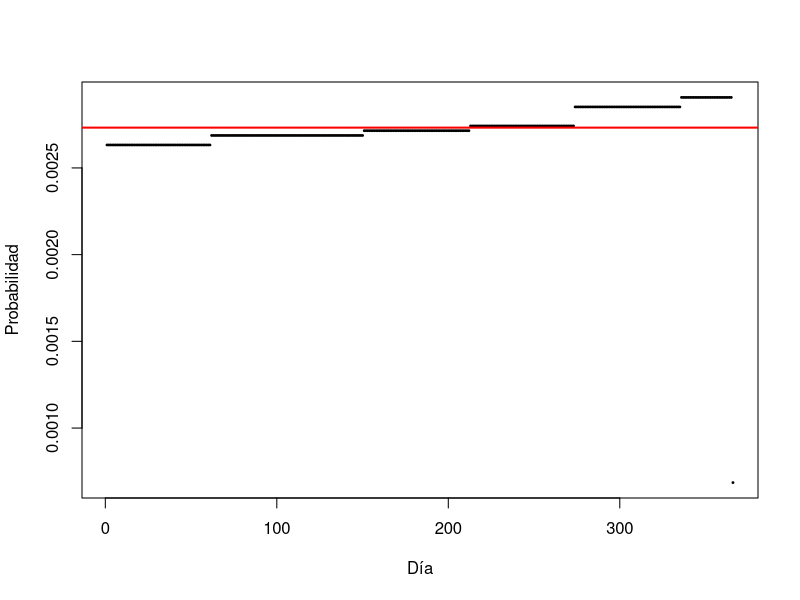
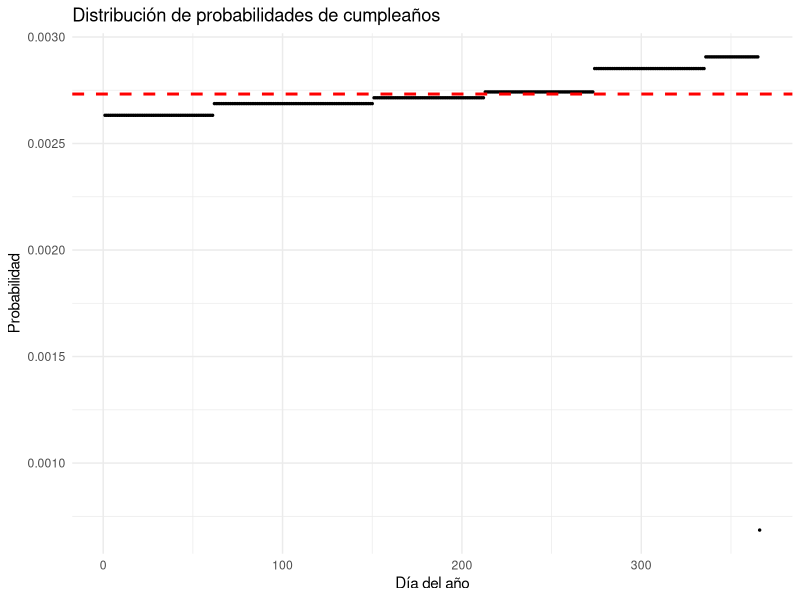

Recreate these plots in R, in order. (Note: this script raises an error after producing the figures.)
install.packages("tidyr")
library(ggplot2)
library(tidyr)

# Vector de Frecuencias Relativas de nacimientos por días del año.
p = c(rep(96, 61), 
      rep(98, 89), 
      rep(99, 62),
      rep(100, 61), 
      rep(104, 62), 
      rep(106, 30), 
      25) # Este 25 corresponde al 29/2 que sólo se da en años bisiestos.



## Ejercicio 6-1 ##

# Cantidad de elementos en p 
length(p);

# Frecuencia Relativa de un día en caso de su distribución sea uniforme
1/366;

# Distintas probabilidades posibles para la selección de día
unique(p / sum(p));

# Gráfico de las probabilidad de cada día
plot(1:366, p/sum(p), type = 'p', xlab = 'Día',
     ylab = 'Probabilidad', cex = .25, pch = 19)
abline(h = 1/366, lwd = 2, col ='red')


# Versión mejorada del gráfico
df <- data.frame(
  dia = 1:366,
  prob = p / sum(p)
)

ggplot(df, aes(x = dia, y = prob)) +
  geom_point(size = 0.5) +
  geom_hline(yintercept = 1/366, color = "red", linetype = "dashed", size = 1) +
  labs(title = "Distribución de probabilidades de cumpleaños",
       x = "Día del año",
       y = "Probabilidad") +
  theme_minimal()



## Ejercicio 6-2 ## 

#set.seed(1237)       
N = 100000; n = 25                                  # Nro de repeticiones; n° personas en la habitación
coincidencias = coincidencias_p = numeric(N)        # Inicialización del vector "X: n° de coincidencias" para almacenar los resultados.


# Bucle con las N repeticiones de simulación
for (i in 1:N) 
{
  # Muestras del dia de cumpleaños de 25 personas
  sample_p = sample(x = 1:366, size = 25, repl = TRUE, prob =  p)   # Distribución no uniforme
  sample = sample(x = 1:366, size = 25, repl = TRUE)                # Distribución uniforme
  
  # Cáculo del Nro de coincidencias para ambos casos
  coincidencias_p[i] = n - length(unique(sample_p))
  coincidencias[i] = n - length(unique(sample)) 
  
}

# Proporción de simulaciones sin coincidencias de cumpleaños
mean(coincidencias_p == 0)
mean(coincidencias == 0)


probabilidad = 1 - mean(coincidencias_ == 0)
raiz = sqrt(probabilidad * (1 - probabilidad) / N)
v = c(-1.96, 1.96)

probabilidad + v * raiz

probabilidad_p = 1 - mean(coincidencias_p == 0)
raiz_p = sqrt(probabilidad_p * (1 - probabilidad_p) / N)

probabilidad_p + v * raiz_p

# Valor esperado del número de coincidencias de cumpleaños
mean(coincidencias_p)
mean(coincidencias)

probabilidad = 1 - mean(coincidencias_p == 0)

v = c(-1.96, 1.96)

raiz = sqrt(probabilidad * (1 - probabilidad) / N)
probabilidad + 1.96 * raiz
probabilidad - 1.96 * raiz
# p +- 1.96 sqrt(p*(1-p)/N)



# Frecuencias absolutas

# Creamos un dataset para mostrar las distintas frecuencias en ambas distribuciones
df_frec <- as.data.frame(table(coincidencias))
df_frec_p <- as.data.frame(table(coincidencias_p))

colnames(df_frec) <- c("Coincidencias", "Uniforme")
colnames(df_frec_p) <- c("Coincidencias", "No_Uniforme")

frecuencias <- merge(df_frec, df_frec_p, by = "Coincidencias", all = TRUE)

frecuencias$Coincidencias <- as.integer(as.character(frecuencias$Coincidencias))
frecuencias[is.na(frecuencias)] <- 0


# Convertir a formato largo para graficar
frecuencias_largas <- pivot_longer(frecuencias,
                                   cols = c("Uniforme", "No_Uniforme"),
                                   names_to = "Distribucion",
                                   values_to = "Frecuencia")

# Grafico de barras
ggplot(frecuencias_largas, aes(x = factor(Coincidencias), y = Frecuencia, fill = Distribucion)) +
  geom_bar(stat = "identity", position = "dodge") +
  labs(title = "Frecuencias de la cantidad de coincidencias de cumpleaños",
       x = "Número de coincidencias",
       y = "Frecuencia",
       fill = "Distribución") +
  scale_fill_manual(values = c("Uniforme" = "skyblue", "No_Uniforme" = "salmon")) +
  theme_minimal()



### Anexo ###

# Varío el vector p con otra Frecuencia Relativa, a fin de probar otro caso sesgado
p_sesgo = c(rep(9,91), rep(1,275))
coincidencias_sesgo = numeric(N)
p_sesgo

for (i in 1:N)
{
  sample_sesgo = sample(x = 1:366, size = 25, repl = TRUE, prob =  p_sesgo)  
  coincidencias_sesgo[i] = n - length(unique(sample_sesgo))   
}

# Frecuencias absolutas
table(coincidencias_sesgo)

# Creamos un dataset para graficar
df_sesgo <- as.data.frame(table(coincidencias_sesgo))
colnames(df_sesgo) <- c("Coincidencias", "Frecuencia")
df_sesgo$Coincidencias <- as.integer(as.character(df_sesgo$Coincidencias))
df_sesgo$Distribucion <- "Sesgada"

# Unimos con el dataset ya existente
frecuencias_largas <- rbind(frecuencias_largas, df_sesgo)



probabilidad_sesgo = 1 - mean(coincidencias_sesgo == 0)
raiz_sesgada = sqrt(probabilidad_sesgo * (1 - probabilidad_sesgo) / N)

# de forma manual
probabilidad_sesgo + 1.96 * raiz_sesgada
probabilidad_sesgo - 1.96 * raiz_sesgada

# lo mismo pero con un vector


probabilidad_sesgo + v * raiz_sesgada



# Grafico de barras
ggplot(frecuencias_largas, aes(x = factor(Coincidencias), y = Frecuencia, fill = Distribucion)) +
  geom_bar(stat = "identity", position = "dodge") +
  labs(title = "Frecuencias de la cantidad de coincidencias de cumpleaños",
       x = "Número de coincidencias",
       y = "Frecuencia",
       fill = "Distribución") +
  scale_fill_manual(values = c("Uniforme" = "skyblue", "No_Uniforme" = "salmon", "Sesgada" = "seagreen")) +
  theme_minimal()
